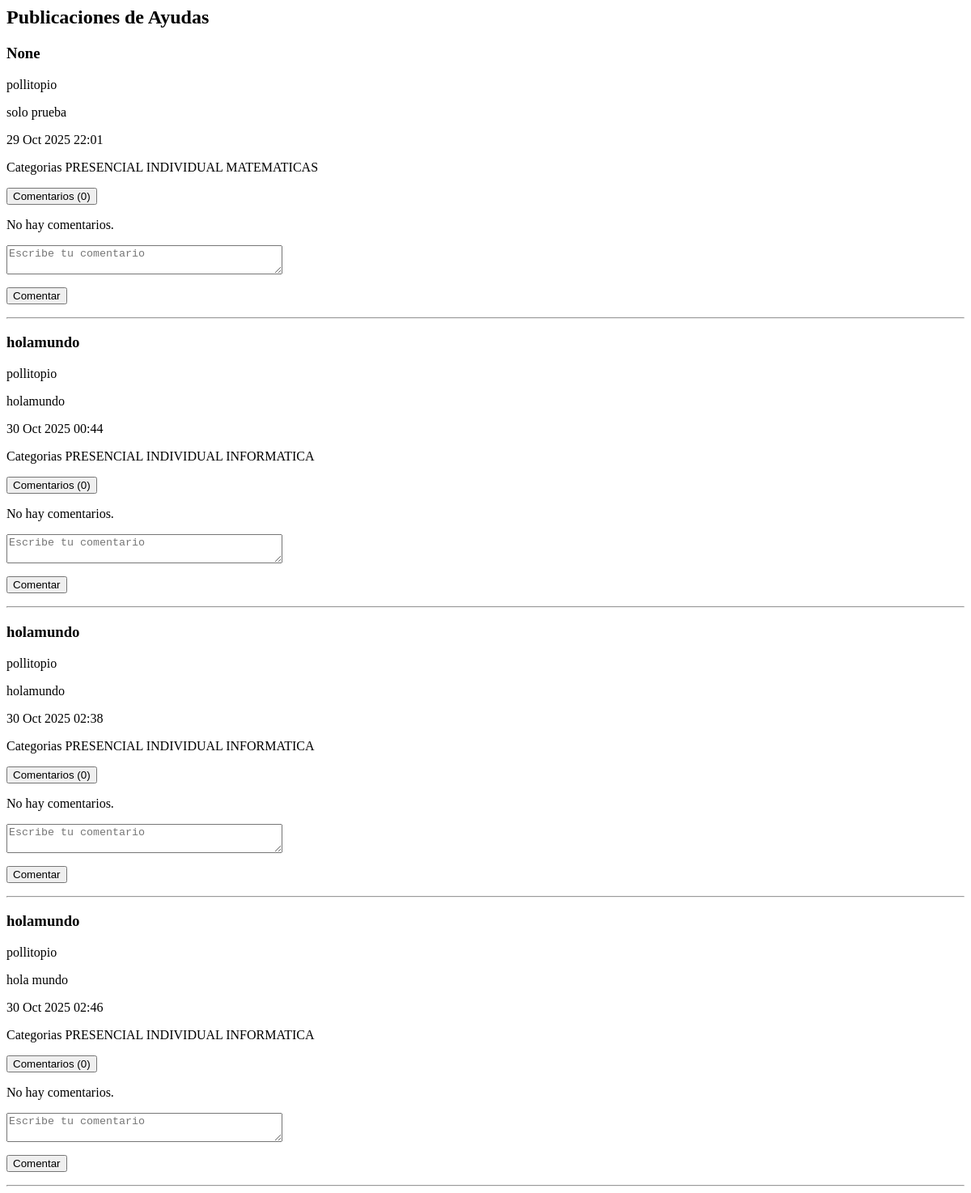
The app's page /muros/ayudas/, older data.
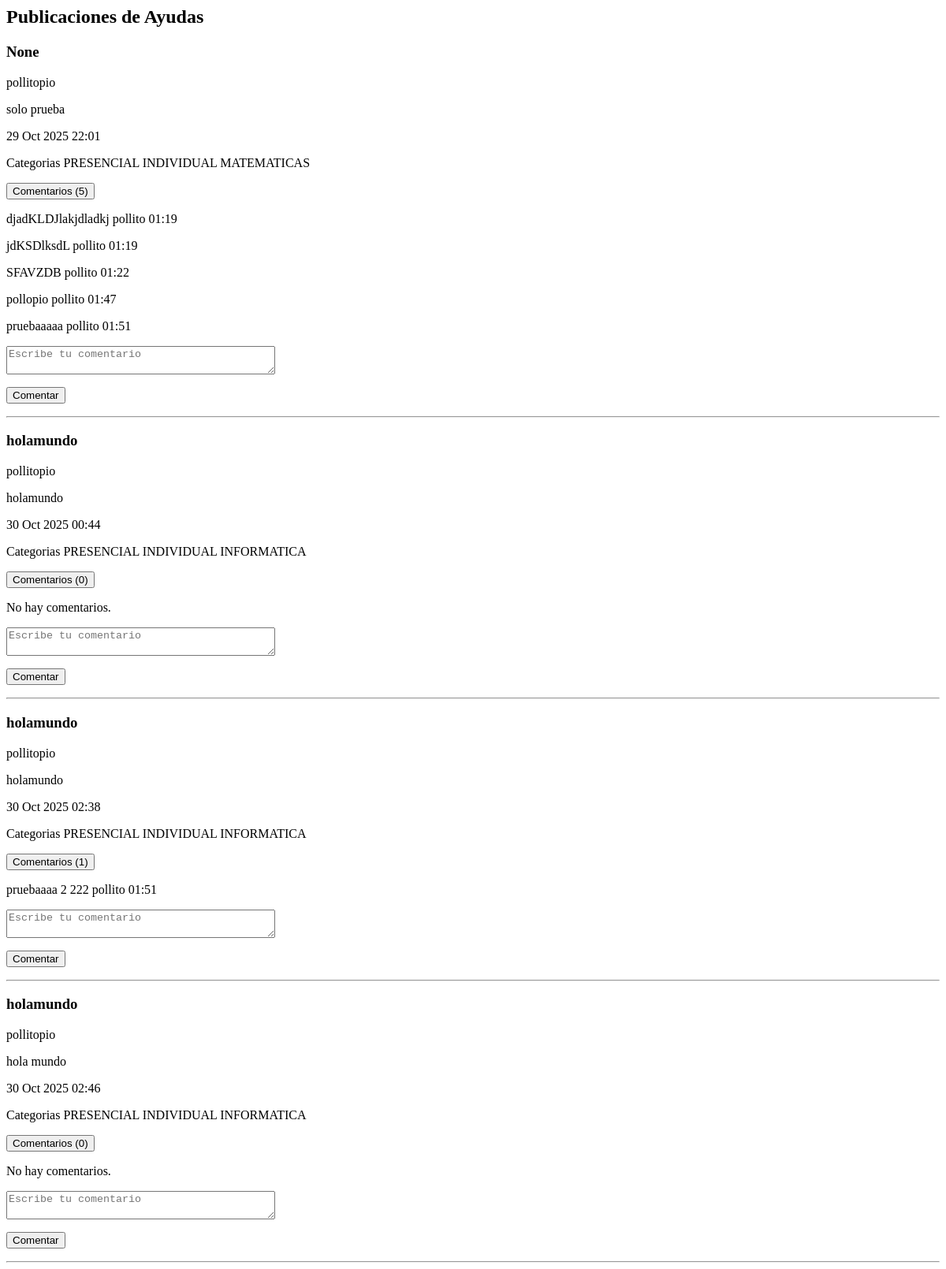
The same page, newer data.
### publicaciones/models.py (models this page shows)
class Publicacion(models.Model):
    usuario = models.ForeignKey(User, on_delete=models.CASCADE)
    tipoMuro = models.CharField(max_length=10, choices=TIPO_MURO)
    contenido = models.TextField(verbose_name='Comentario')
    fechaCreacion = models.DateTimeField(auto_now_add=True)
    modalidad = models.CharField(max_length=10, choices=MODALIDAD_SESION, blank=True, null=True)
    tipoSesion = models.CharField(max_length=15, choices=TIPO_SESION, blank=True, null=True)
    asignatura = models.CharField(max_length=20, choices=DEPARTAMENTOS, blank=True, null=True)
    materialPrestamo = models.CharField(max_length=150, blank=True, null=True)
    cantMaterial = models.PositiveIntegerField(blank=True, null=True)
    titulo = models.CharField(max_length=150, blank=True, null=True)
    fotoMaterial = models.ImageField(upload_to='publicaciones_fotos/', blank=True, null=True)

class Comentario(models.Model):
      publicacion = models.ForeignKey(Publicacion, on_delete=models.CASCADE, related_name='Comentarios')
      usuario = models.ForeignKey(User, on_delete=models.CASCADE)
      contenido = models.TextField(verbose_name='Comentario')
      fechaCreacion = models.DateTimeField(auto_now_add=True)

### publicaciones/views.py (the view)
# urls.py: path('muros/ayudas/', views.muro_ayudas_view, name='muro_ayudas'),
def muro_ayudas_view(request):
    publicaciones = Publicacion.objects.filter(tipoMuro = 'AYUDAS').order_by('fechaCreacion')
    datitos = {
        'nombre' : 'Ayudas',
        'publicacion' : publicaciones,
        'comentarios' : FormComentarios()
    }
    return render(request, 'Muros/muro_ayudas.html', datitos)

### publicaciones/forms.py
class FormComentarios(forms.ModelForm):
    class Meta:
        model = Comentario
        fields = ['contenido']
        labels = {'contenido': ''
                  }
        widgets = {
            'contenido': forms.Textarea(attrs={'rows': 2, 'placeholder': 'Escribe tu comentario','class': '#'})
        }

### publicaciones/templates/Muros/muro_ayudas.html (shortened to what this page needs)
{% block content %}
<h2>Publicaciones de {{ nombre }}</h2>
{% for pub in publicacion %}
    <h3>{{ pub.titulo }}</h3>
    <p>{{ pub.usuario.username }}</p>
    <p>{{ pub.contenido }}</p>
    <p>{{ pub.fechaCreacion|date:"d M Y H:i" }}</p>
    <p>Categorias {{ pub.modalidad }} {{ pub.tipoSesion }} {{ pub.asignatura }} </p>
    <p>
        <button onclick="verComentarios('comentarios-{{ pub.id }}')">
            Comentarios ({{ pub.Comentarios.count }})
        </button>
    </p>
    <div id="comentarios-{{ pub.id }}">
        {% for comentario in pub.Comentarios.all %}
            <p>
                {{ comentario.contenido }}
                {{ comentario.usuario.username }}
                {{ comentario.fechaCreacion|date:"H:i" }}
            </p>
        {% empty %}
            <p>No hay comentarios.</p>
        {% endfor %}
        <form method="POST" action="{% url 'crear_comentario' pub.id pub.tipoMuro %}">
            {{ comentarios.as_p }}
            <button type="submit">Comentar</button>
        </form>
    </div>
    <hr>
{% empty %}
    <p>No hay publicaciones</p>
{% endfor %}
{% endblock content %}

Row changes from the older to the newer data that the page shows:
shown differently, row unchanged: Publicacion "None": Comentarios.count "0" → "5"; no longer shows "No hay comentarios."
added Comentario: contenido "djadKLDJlakjdladkj", usuario.username "pollito", fechaCreacion "01:19", shown under Publicacion "None"
added Comentario: contenido "jdKSDlksdL", usuario.username "pollito", fechaCreacion "01:19", shown under Publicacion "None"
added Comentario: contenido "SFAVZDB", usuario.username "pollito", fechaCreacion "01:22", shown under Publicacion "None"
added Comentario: contenido "pollopio", usuario.username "pollito", fechaCreacion "01:47", shown under Publicacion "None"
added Comentario: contenido "pruebaaaaa", usuario.username "pollito", fechaCreacion "01:51", shown under Publicacion "None"
shown differently, row unchanged: Publicacion "30 Oct 2025 02:38": Comentarios.count "0" → "1"; no longer shows "No hay comentarios."
added Comentario: contenido "pruebaaaa 2 222", usuario.username "pollito", fechaCreacion "01:51", shown under Publicacion "30 Oct 2025 02:38"
